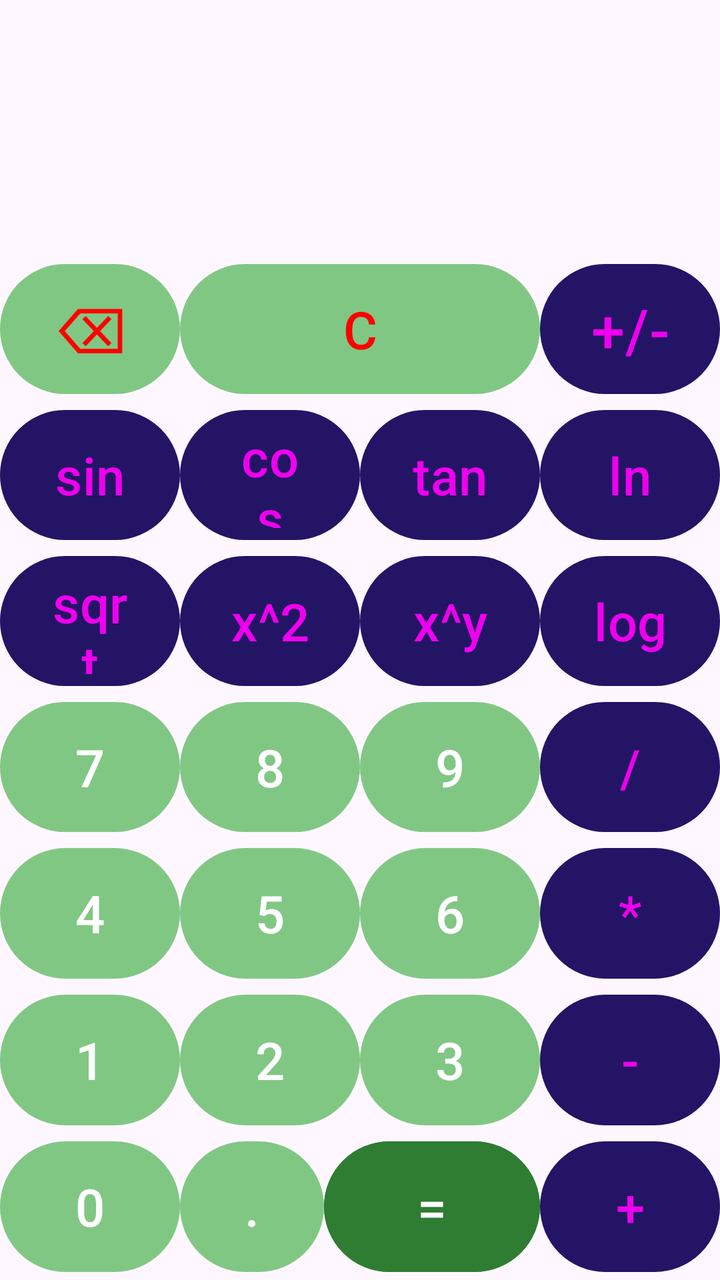
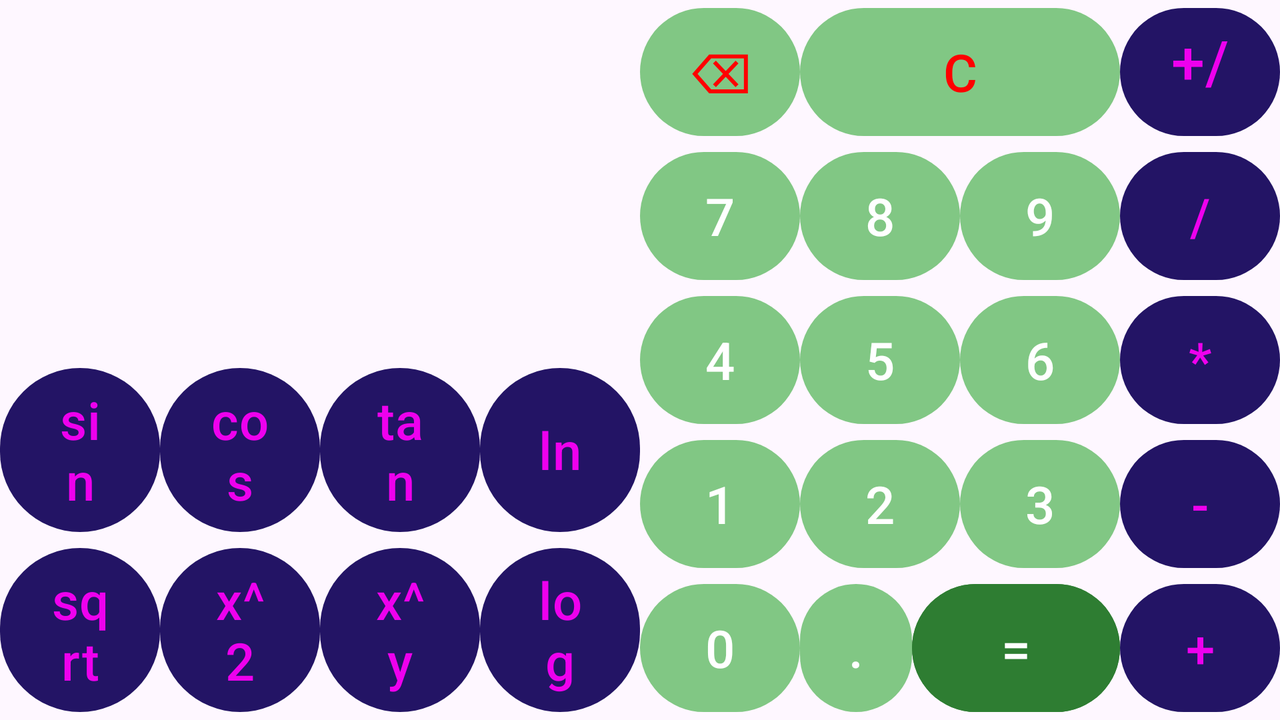

Compare how this app lays out the same screen by default and in its alternative resource folder. The renders come first, then the two layout files and the values they reference.
<!-- AndroidManifest.xml: application theme Theme.Calculator -->
<!-- res/layout/activity_advanced_calculator.xml -->
<?xml version="1.0" encoding="utf-8"?>
<LinearLayout xmlns:android="http://schemas.android.com/apk/res/android"
    xmlns:app="http://schemas.android.com/apk/res-auto"
    xmlns:tools="http://schemas.android.com/tools"
    android:id="@+id/layoutAdvanced"
    android:layout_width="match_parent"
    android:layout_height="match_parent"
    android:orientation="vertical"
    tools:context=".AdvancedCalculator">

    <LinearLayout
        android:layout_width="match_parent"
        android:layout_height="0dp"
        android:layout_weight="1"
        android:gravity="center"
        android:orientation="vertical">

        <TextView
            android:id="@+id/helperTv"
            android:layout_width="match_parent"
            android:layout_height="wrap_content"
            android:text=""
            android:textSize="48sp" />

        <TextView
            android:id="@+id/resultTv"
            android:layout_width="match_parent"
            android:layout_height="wrap_content"
            android:text=""
            android:textSize="60sp" />
    </LinearLayout>

    <LinearLayout
        android:layout_width="match_parent"
        android:layout_height="0dp"
        android:layout_weight="4"
        android:orientation="vertical">

        <LinearLayout style="@style/row">

            <Button
                style="@style/numberButton"
                android:onClick="handleBackspace"
                android:text="⌫"
                android:textColor="@color/red"
                android:textSize="32sp" />

            <Button
                style="@style/numberButton"
                android:layout_weight="2"
                android:onClick="handleClear"
                android:text="C"
                android:textColor="@color/red" />

            <Button
                style="@style/operationButton"
                android:text="+/-"
                android:textSize="30sp" />
        </LinearLayout>

        <LinearLayout style="@style/row">

            <Button
                style="@style/operationButton"
                android:text="sin" />

            <Button
                style="@style/operationButton"
                android:text="cos" />

            <Button
                style="@style/operationButton"
                android:text="tan" />

            <Button
                style="@style/operationButton"
                android:text="ln" />
        </LinearLayout>

        <LinearLayout style="@style/row">

            <Button
                style="@style/operationButton"
                android:text="sqrt" />

            <Button
                style="@style/operationButton"
                android:text="x^2" />

            <Button
                style="@style/operationButton"
                android:text="x^y" />

            <Button
                style="@style/operationButton"
                android:text="log" />
        </LinearLayout>

        <LinearLayout style="@style/row">

            <Button
                style="@style/numberButton"
                android:text="7" />

            <Button
                style="@style/numberButton"
                android:text="8" />

            <Button
                style="@style/numberButton"
                android:text="9" />

            <Button
                style="@style/operationButton"
                android:text="/" />
        </LinearLayout>

        <LinearLayout style="@style/row">

            <Button
                style="@style/numberButton"
                android:text="4" />

            <Button
                style="@style/numberButton"
                android:text="5" />

            <Button
                style="@style/numberButton"
                android:text="6" />

            <Button
                style="@style/operationButton"
                android:text="*" />
        </LinearLayout>

        <LinearLayout style="@style/row">

            <Button
                style="@style/numberButton"
                android:text="1" />

            <Button
                style="@style/numberButton"
                android:text="2" />

            <Button
                style="@style/numberButton"
                android:text="3" />

            <Button
                style="@style/operationButton"
                android:text="-" />
        </LinearLayout>

        <LinearLayout style="@style/row">

            <Button
                style="@style/numberButton"
                android:text="0" />

            <Button
                style="@style/numberButton"
                android:text="."
                android:layout_weight="0.8"/>

            <Button
                style="@style/numberButton"
                android:backgroundTint="@color/green"
                android:layout_weight="1.2"
                android:onClick="handleEquals"
                android:text="=" />

            <Button
                style="@style/operationButton"
                android:text="+" />
        </LinearLayout>
    </LinearLayout>
</LinearLayout>
<!-- resources referenced by this layout -->
<resources>
  <color name="green">#2E7D32</color>
  <color name="red">#FF0000</color>
  <style name="numberButton">
          <item name="android:layout_weight">1</item>
          <item name="android:layout_width">0dp</item>
          <item name="android:layout_height">match_parent</item>
          <item name="android:gravity">center</item>
          <item name="android:textSize">26sp</item>
          <item name="android:onClick">handleNumber</item>
      </style>
  <style name="operationButton">
          <item name="android:layout_weight">1</item>
          <item name="android:layout_width">0dp</item>
          <item name="android:layout_height">match_parent</item>
          <item name="android:textSize">26sp</item>
          <item name="android:gravity">center</item>
          <item name="android:textAlignment">center</item>
          <item name="backgroundTint">@color/my_dark_primary</item>
          <item name="android:textColor">@color/pink</item>
          <item name="android:onClick">handleOperation</item>
      </style>
  <style name="row">
          <item name="android:layout_weight">1</item>
          <item name="android:layout_width">match_parent</item>
          <item name="android:layout_height">0dp</item>
          <item name="android:orientation">horizontal</item>
      </style>
  <style name="Theme.Calculator" parent="Base.Theme.Calculator" />
  <color name="my_dark_primary">#231465</color>
  <color name="pink">#EE00EE</color>
  <style name="Base.Theme.Calculator" parent="Theme.Material3.Light.NoActionBar">
          
          <item name="colorPrimary">@color/my_light_primary</item>
      </style>
  <color name="my_light_primary">#81C784</color>
</resources>
<!-- res/layout-land/activity_advanced_calculator.xml (the repository's variant of the layout above) -->
<!-- drawn on the phone turned sideways -->
<?xml version="1.0" encoding="utf-8"?>
<LinearLayout xmlns:android="http://schemas.android.com/apk/res/android"
    android:id="@+id/layoutAdvanced"
    android:layout_width="match_parent"
    android:layout_height="match_parent"
    android:orientation="horizontal">

    <LinearLayout
        android:layout_width="0dp"
        android:layout_height="match_parent"
        android:layout_weight="1"
        android:gravity="center"
        android:orientation="vertical">

        <LinearLayout
            android:layout_width="match_parent"
            android:layout_height="0dp"
            android:layout_weight="1"
            android:orientation="vertical">
            <TextView
                android:id="@+id/helperTv"
                android:layout_width="match_parent"
                android:layout_height="wrap_content"
                android:text=""
                android:textSize="60sp" />

            <TextView
                android:id="@+id/resultTv"
                android:layout_width="match_parent"
                android:layout_height="wrap_content"
                android:text=""
                android:textSize="72sp" />
        </LinearLayout>

        <LinearLayout style="@style/row"
            android:layout_weight="0.5">

            <Button
                style="@style/operationButton"
                android:text="sin" />

            <Button
                style="@style/operationButton"
                android:text="cos" />

            <Button
                style="@style/operationButton"
                android:text="tan" />

            <Button
                style="@style/operationButton"
                android:text="ln" />
        </LinearLayout>

        <LinearLayout style="@style/row"
            android:layout_weight="0.5">

            <Button
                style="@style/operationButton"
                android:text="sqrt" />

            <Button
                style="@style/operationButton"
                android:text="x^2" />

            <Button
                style="@style/operationButton"
                android:text="x^y" />

            <Button
                style="@style/operationButton"
                android:text="log" />
        </LinearLayout>
    </LinearLayout>

    <LinearLayout
        android:layout_width="0dp"
        android:layout_height="match_parent"
        android:layout_weight="1"
        android:orientation="vertical">

        <LinearLayout style="@style/row">

            <Button
                style="@style/numberButton"
                android:onClick="handleBackspace"
                android:text="⌫"
                android:textColor="@color/red"
                android:textSize="28sp" />

            <Button
                style="@style/numberButton"
                android:layout_weight="2"
                android:onClick="handleClear"
                android:text="C"
                android:textColor="@color/red" />

            <Button
                style="@style/operationButton"
                android:text="+/-"
                android:textSize="30sp" />
        </LinearLayout>

        <LinearLayout style="@style/row">

            <Button
                style="@style/numberButton"
                android:text="7" />

            <Button
                style="@style/numberButton"
                android:text="8" />

            <Button
                style="@style/numberButton"
                android:text="9" />

            <Button
                style="@style/operationButton"
                android:text="/" />
        </LinearLayout>

        <LinearLayout style="@style/row">

            <Button
                style="@style/numberButton"
                android:text="4" />

            <Button
                style="@style/numberButton"
                android:text="5" />

            <Button
                style="@style/numberButton"
                android:text="6" />

            <Button
                style="@style/operationButton"
                android:text="*" />
        </LinearLayout>

        <LinearLayout style="@style/row">

            <Button
                style="@style/numberButton"
                android:text="1" />

            <Button
                style="@style/numberButton"
                android:text="2" />

            <Button
                style="@style/numberButton"
                android:text="3" />

            <Button
                style="@style/operationButton"
                android:text="-" />
        </LinearLayout>

        <LinearLayout style="@style/row">

            <Button
                style="@style/numberButton"
                android:text="0" />

            <Button
                style="@style/numberButton"
                android:layout_weight="0.7"
                android:text="." />

            <Button
                style="@style/numberButton"
                android:layout_weight="1.3"
                android:backgroundTint="@color/green"
                android:onClick="handleEquals"
                android:text="=" />

            <Button
                style="@style/operationButton"
                android:text="+" />
        </LinearLayout>
    </LinearLayout>

</LinearLayout>
